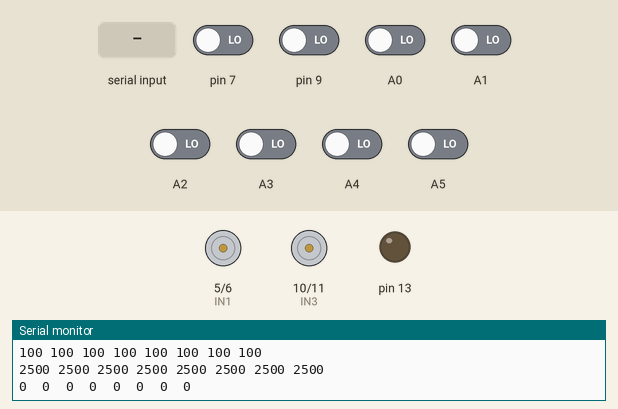
Recording of a sketch running on a simulated Arduino Uno, built with avr-gcc and run on an emulated ATmega328P. On the bench: motor-driver pin pairs drawn as motors (green arrow = first pin HIGH = forward, orange = second pin HIGH = backward, longer = more drive), output pins drawn as LEDs (lit = HIGH), the last lines printed to the serial monitor. The inputs (shaded band) are chosen by the test bench; at power-on: A0–5, pin 7, pin 9 LOW.

Above: at 13.7 s.
13.8 s: "1" received over the second serial link
At 16.0 s:
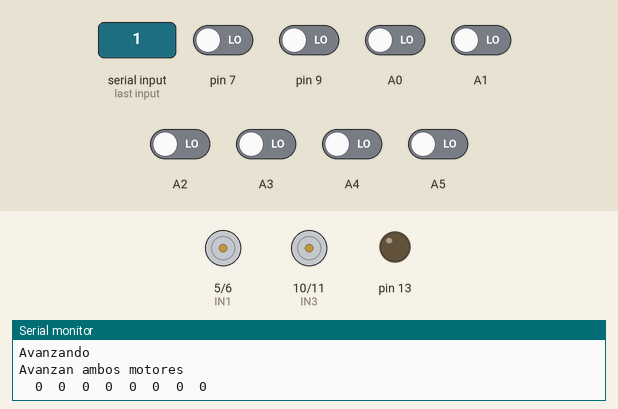
16.3 s: "2" received over the second serial link
At 18.2 s:
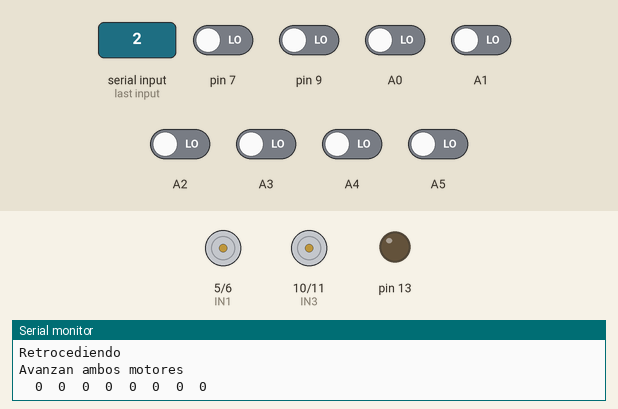
18.8 s: "3" received over the second serial link
At 21.0 s:
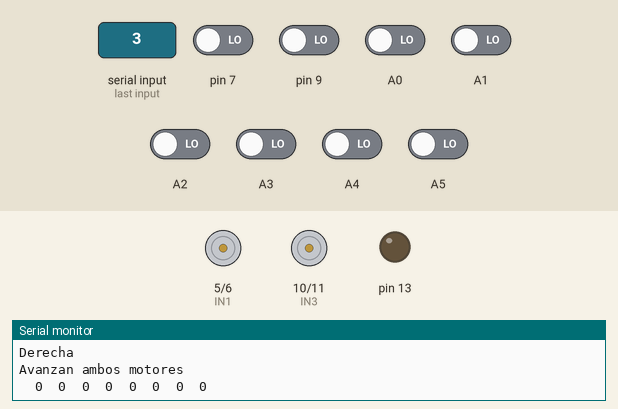
21.3 s: "4" received over the second serial link
At 23.2 s:
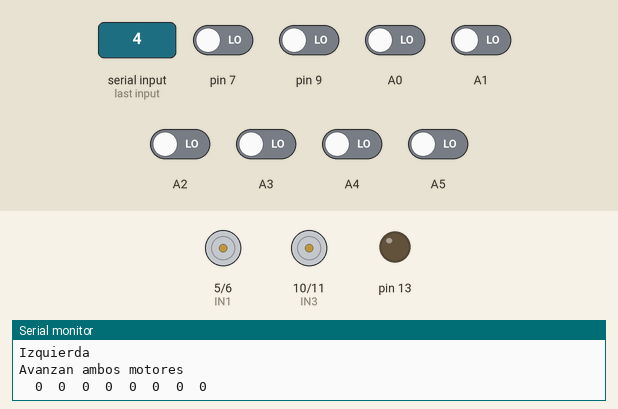
Timing chart, 0 to 24.7 s (numbered marks = the images above; inputs shaded):
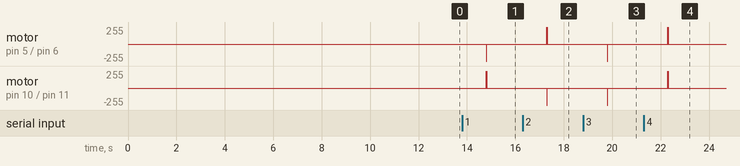

The sketch:

laberinto.ino
```cpp
#include <QTRSensors.h>
#include <SoftwareSerial.h>

// QTR_NO_EMITTER_PIN.

#define NUM_SENSORS   8     // number of sensors used
#define TIMEOUT       2500  // waits for 2500 microseconds for sensor outputs to go low
#define EMITTER_PIN   4     // emitter is controlled by digital pin 2
#define DEBUG true

// sensors 0 through 7 are connected to digital pins 3 through 10, respectively
QTRSensorsRC qtrrc((unsigned char[]) {A0,9,A1,A2,A3,A4,7,A5},
  NUM_SENSORS, TIMEOUT, EMITTER_PIN);
unsigned int sensorValues[NUM_SENSORS];

SoftwareSerial modulo(2,3); // Pin 2 receptor, Pin 3 transmisor

int IN1=5;
int IN2=6;
int IN3=10;
int IN4=11;
int value_of_speed = 255;
int delayON = 20;
int num;
String cadena;

void setup() {
  delay(500);//Calibra los sensores
  for (int i = 0; i < 400; i++)  // make the calibration take about 10 seconds
  {
    qtrrc.calibrate();       // reads all sensors 10 times at 2500 us per read (i.e. ~25 ms per call)
  }//Finaiza la calibración.

  configPins();// Configura los pines para darle movimiento al robot

  modulo.begin(9600);//Inicia la comunicación con el modulo Wi-Fi
  delay(1000);

  Serial.begin(9600);

  for (int i = 0; i < NUM_SENSORS; i++)
  {
    Serial.print(qtrrc.calibratedMinimumOn[i]);
    Serial.print(' ');
  }
  Serial.println();

  // print the calibration maximum values measured when emitters were on
  for (int i = 0; i < NUM_SENSORS; i++)
  {
    Serial.print(qtrrc.calibratedMaximumOn[i]);
    Serial.print(' ');
  }
  Serial.println();
  Serial.println();
  delay(1000);

  modulo.begin(9600);

  pinMode(13,OUTPUT);
  digitalWrite(13,LOW);

  qtrrc.readLine(sensorValues);

  // print the sensor values as numbers from 0 to 1000, where 0 means maximum reflectance and
  // 1000 means minimum reflectance, followed by the line position
  for (unsigned char i = 0; i < NUM_SENSORS; i++)
  {
    Serial.print(sensorValues[i]);
    Serial.print('\t');
  }
  Serial.println();

}

void loop(){
  String cadena = modulo.readString();
  if(cadena == "1" || cadena == "2" || cadena == "3" || cadena == "4"){
    int state = cadena.toInt(); // Obtener el estado del pin a mostrar
    switch( state ){
      case 1:
        Serial.print("Avanzando\n");
        avanzar();
        break;
      case 2:
        Serial.print("Retrocediendo\n");
        retroceder();
        break;
      case 3:
        Serial.print("Derecha\n");
        derecha();
        break;
      case 4:
        Serial.print("Izquierda\n");
        izquierda();
        break;
    }
    qtrrc.readLine(sensorValues);

    // print the sensor values as numbers from 0 to 1000, where 0 means maximum reflectance and
    // 1000 means minimum reflectance, followed by the line position
    cadena = "";
    for ( unsigned char i = 0; i < NUM_SENSORS; i++ ){
      Serial.print(sensorValues[i]);
      Serial.print('\t');
      cadena += ( ( String )sensorValues[i] ) + " ";
    }
    Serial.println(); // uncomment this line if you are using raw values


    //responder y cerrar la conexión para que el navegador no se quede cargando
    // página web a enviar
    String webpage = "";
    if (state==1)
      webpage += "Avanzo " + cadena;
    else if (state==2)
      webpage += "Retrocedio " + cadena;
    else if (state==3)
      webpage += "Giro a la derecha "  + cadena;
    else if (state==4)
      webpage += "Giro a la izquierda " + cadena;
    else{
      webpage += "Nada";
    }
    modulo.println(webpage);
  }
}

void configPins() {
  pinMode(IN1,OUTPUT);
  pinMode(IN2,OUTPUT);
  pinMode(IN3,OUTPUT);
  pinMode(IN4,OUTPUT);
}

void avanzar(){
  digitalWrite(IN1,LOW);
  digitalWrite(IN2,LOW);
  digitalWrite(IN3,LOW);
  digitalWrite(IN4,LOW);
  analogWrite(IN1, 0);
  analogWrite(IN2, value_of_speed);
  analogWrite(IN3, value_of_speed);
  analogWrite(IN4, 0);
  Serial.println("Avanzan ambos motores");
  Serial.print("\t");
  delay(delayON);
  digitalWrite(IN1,LOW);
  digitalWrite(IN2,LOW);
  digitalWrite(IN3,LOW);
  digitalWrite(IN4,LOW);
}

void retroceder(){
  digitalWrite(IN1,LOW);
  digitalWrite(IN2,LOW);
  digitalWrite(IN3,LOW);
  digitalWrite(IN4,LOW);
  analogWrite(IN1, value_of_speed);
  analogWrite(IN2, 0);
  analogWrite(IN3, 0);
  analogWrite(IN4, value_of_speed);
  Serial.println("Avanzan ambos motores");
  Serial.print("\t");
  delay(delayON);
  digitalWrite(IN1,LOW);
  digitalWrite(IN2,LOW);
  digitalWrite(IN3,LOW);
  digitalWrite(IN4,LOW);
}

void derecha(){
  digitalWrite(IN1,LOW);
  digitalWrite(IN2,LOW);
  digitalWrite(IN3,LOW);
  digitalWrite(IN4,LOW);
  analogWrite(IN1, 0);
  analogWrite(IN2, value_of_speed);
  analogWrite(IN3, 0);
  analogWrite(IN4, value_of_speed);
  Serial.println("Avanzan ambos motores");
  Serial.print("\t");
  delay(delayON);
  digitalWrite(IN1,LOW);
  digitalWrite(IN2,LOW);
  digitalWrite(IN3,LOW);
  digitalWrite(IN4,LOW);
}

void izquierda(){
  digitalWrite(IN1,LOW);
  digitalWrite(IN2,LOW);
  digitalWrite(IN3,LOW);
  digitalWrite(IN4,LOW);
  analogWrite(IN1, value_of_speed);
  analogWrite(IN2, 0);
  analogWrite(IN3, value_of_speed);
  analogWrite(IN4, 0);
  Serial.println("Avanzan ambos motores");
  Serial.print("\t");
  delay(delayON);
  digitalWrite(IN1,LOW);
  digitalWrite(IN2,LOW);
  digitalWrite(IN3,LOW);
  digitalWrite(IN4,LOW);
}
```

Measured:
- after the input at 13.8 s, motor on pin 5 (IN1) / pin 6 (IN2): stopped → backward 255/255 after 1.0 s, → stopped 0.02 s later; motor on pin 10 (IN3) / pin 11 (IN4): stopped → forward 255/255 after 1.0 s, → stopped 0.02 s later
- after the input at 16.3 s, motor on pin 5 (IN1) / pin 6 (IN2): stopped → forward 255/255 after 1.0 s, → stopped 0.02 s later; motor on pin 10 (IN3) / pin 11 (IN4): stopped → backward 255/255 after 1.0 s, → stopped 0.02 s later
- after the input at 18.8 s, motor on pin 5 (IN1) / pin 6 (IN2), motor on pin 10 (IN3) / pin 11 (IN4): stopped → backward 255/255 after 1.0 s, → stopped 0.02 s later
- after the input at 21.3 s, motor on pin 5 (IN1) / pin 6 (IN2), motor on pin 10 (IN3) / pin 11 (IN4): stopped → forward 255/255 after 1.0 s, → stopped 0.02 s later
